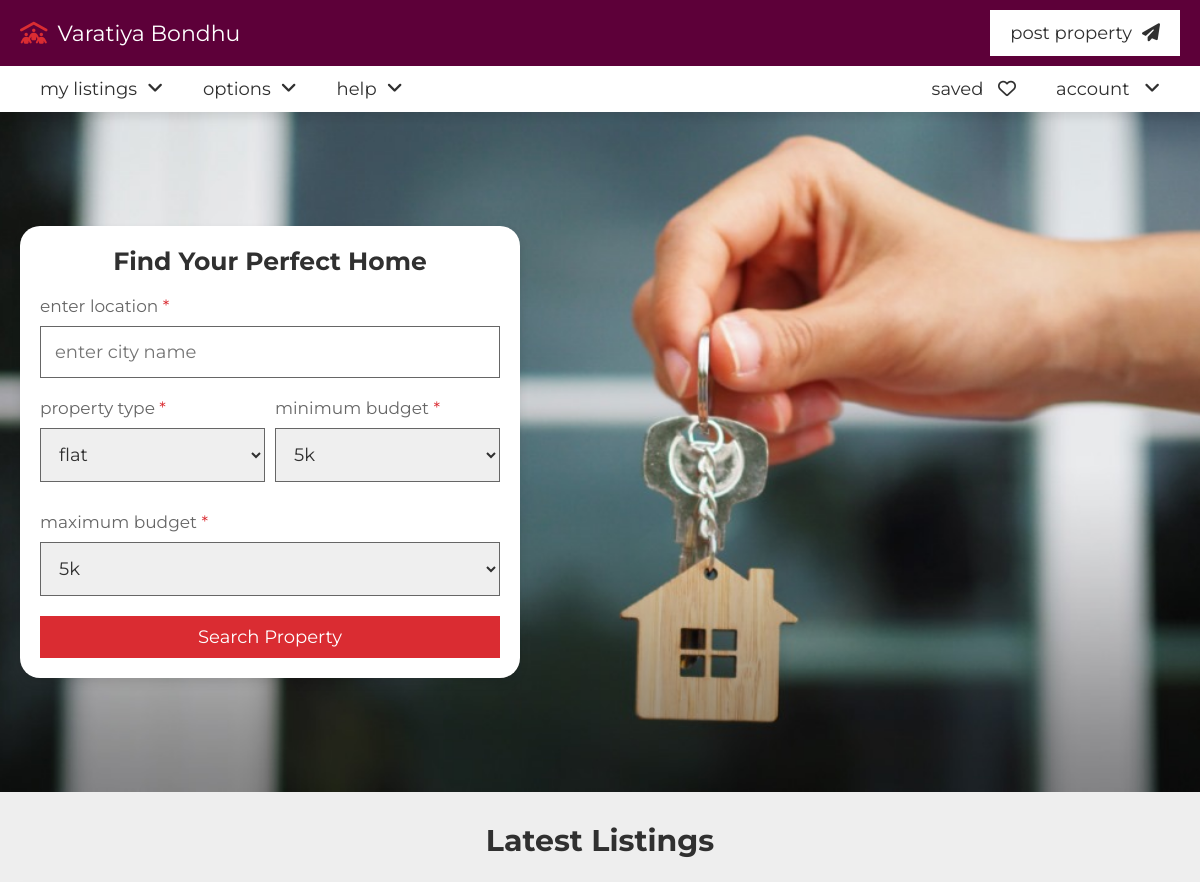
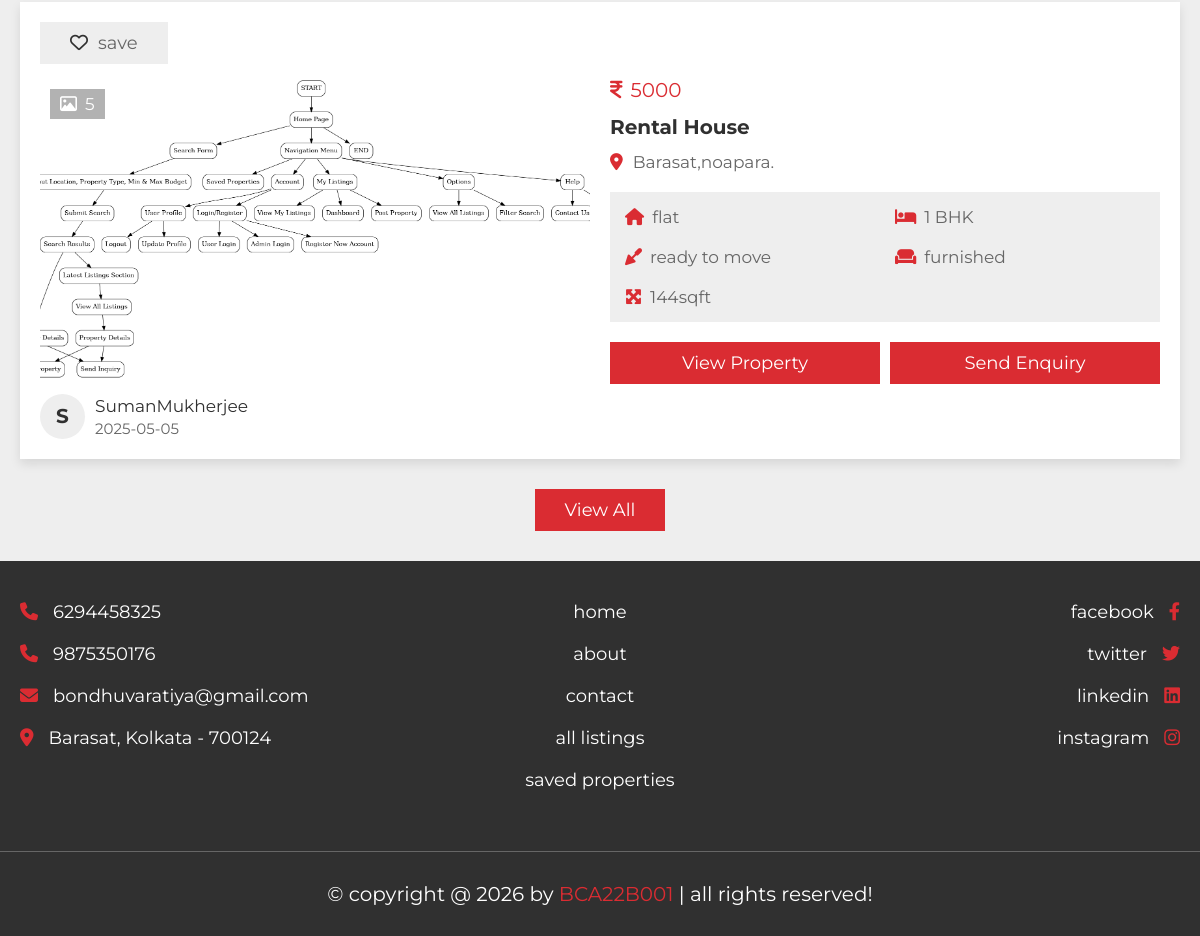
The app's page /home.php with its own data (2 pictures, top to bottom).
### tables this page shows
CREATE TABLE `property` (
  `id` varchar(20) NOT NULL,
  `user_id` varchar(20) NOT NULL,
  `property_name` varchar(50) NOT NULL,
  `address` varchar(100) NOT NULL,
  `price` varchar(10) NOT NULL,
  `type` varchar(10) NOT NULL,
  `status` varchar(50) NOT NULL,
  `furnished` varchar(50) NOT NULL,
  `bhk` varchar(10) NOT NULL,
  `deposite` varchar(10) NOT NULL,
  `bedroom` varchar(10) NOT NULL,
  `bathroom` varchar(10) NOT NULL,
  `balcony` varchar(10) NOT NULL,
  `carpet` varchar(10) NOT NULL,
  `age` varchar(2) NOT NULL,
  `total_floors` varchar(2) NOT NULL,
  `room_floor` varchar(2) NOT NULL,
  `loan` varchar(50) NOT NULL,
  `lift` varchar(3) NOT NULL DEFAULT 'no',
  `security_guard` varchar(3) NOT NULL DEFAULT 'no',
  `play_ground` varchar(3) NOT NULL DEFAULT 'no',
  `garden` varchar(3) NOT NULL DEFAULT 'no',
  `water_supply` varchar(3) NOT NULL DEFAULT 'no',
  `power_backup` varchar(3) NOT NULL DEFAULT 'no',
  `parking_area` varchar(3) NOT NULL DEFAULT 'no',
  `gym` varchar(3) NOT NULL DEFAULT 'no',
  `shopping_mall` varchar(3) NOT NULL DEFAULT 'no',
  `hospital` varchar(3) NOT NULL DEFAULT 'no',
  `school` varchar(3) NOT NULL DEFAULT 'no',
  `market_area` varchar(3) NOT NULL DEFAULT 'no',
  `image_01` varchar(50) NOT NULL,
  `image_02` varchar(50) NOT NULL,
  `image_03` varchar(50) NOT NULL,
  `image_04` varchar(50) NOT NULL,
  `image_05` varchar(50) NOT NULL,
  `description` varchar(1000) NOT NULL,
  `date` date NOT NULL DEFAULT current_timestamp(),
  `video_01` varchar(255) DEFAULT NULL
);

CREATE TABLE `users` (
  `id` varchar(20) NOT NULL,
  `name` varchar(50) NOT NULL,
  `number` varchar(10) NOT NULL,
  `email` varchar(50) NOT NULL,
  `password` varchar(50) NOT NULL,
  `image1` varchar(50) NOT NULL,
  `image2` varchar(50) NOT NULL
);

### home.php (the view, shortened to what this page needs)
<?php
include 'components/connect.php';
if(isset($_COOKIE['user_id'])){
   $user_id = $_COOKIE['user_id'];
}else{
   $user_id = '';
}
?>
<!DOCTYPE html>
<html lang="en">
<head>
   <link rel="stylesheet" href="https://cdnjs.cloudflare.com/ajax/libs/font-awesome/6.2.0/css/all.min.css">
   <link rel="stylesheet" href="css/style.css">
</head>
<body>
<?php include 'components/user_header.php'; ?>
<div class="home">
   <section class="center">
      <form action="search.php" method="post">
         <h3>find your perfect home</h3>
         <div class="box">
            <p>enter location <span>*</span></p>
            <input type="text" name="h_location" required maxlength="100" placeholder="enter city name" class="input">
         </div>
         <div class="flex">
            <div class="box">
               <p>property type <span>*</span></p>
               <select name="h_type" class="input" required>
                  <option value="flat">flat</option>
               </select>
            </div>
            <div class="box">
               <p>minimum budget <span>*</span></p>
               <select name="h_min" class="input" required>
                  <option value="5000">5k</option>
               </select>
            </div>
            <div class="box">
               <p>maximum budget <span>*</span></p>
               <select name="h_max" class="input" required>
                  <option value="5000">5k</option>
               </select>
            </div>
         </div>
         <input type="submit" value="search property" name="h_search" class="btn">
      </form>
   </section>
</div>
<section class="listings">
   <h1 class="heading">latest listings</h1>
   <div class="box-container">
      <?php
         $select_properties = $conn->prepare("SELECT * FROM `property` ORDER BY date DESC LIMIT 4");
         $select_properties->execute();
         if($select_properties->rowCount() > 0){
            while($fetch_property = $select_properties->fetch(PDO::FETCH_ASSOC)){
            $select_user = $conn->prepare("SELECT * FROM `users` WHERE id = ?");
            $select_user->execute([$fetch_property['user_id']]);
            $fetch_user = $select_user->fetch(PDO::FETCH_ASSOC);
            if(!empty($fetch_property['image_02'])){
               $image_coutn_02 = 1;
            }else{
               $image_coutn_02 = 0;
            }
            if(!empty($fetch_property['image_03'])){
               $image_coutn_03 = 1;
            }else{
               $image_coutn_03 = 0;
            }
            if(!empty($fetch_property['image_04'])){
               $image_coutn_04 = 1;
            }else{
               $image_coutn_04 = 0;
            }
            if(!empty($fetch_property['image_05'])){
               $image_coutn_05 = 1;
            }else{
               $image_coutn_05 = 0;
            }
            $total_images = (1 + $image_coutn_02 + $image_coutn_03 + $image_coutn_04 + $image_coutn_05);
            $select_saved = $conn->prepare("SELECT * FROM `saved` WHERE property_id = ? and user_id = ?");
            $select_saved->execute([$fetch_property['id'], $user_id]);
      ?>
      <form action="" method="POST">
         <div class="box">
            <?php
               if($select_saved->rowCount() > 0){
            ?>
            <button type="submit" name="save" class="save"><i class="fas fa-heart"></i><span>saved</span></button>
            <?php
               }else{
            ?>
            <button type="submit" name="save" class="save"><i class="far fa-heart"></i><span>save</span></button>
            <?php
               }
            ?>
            <div class="thumb">
               <p class="total-images"><i class="far fa-image"></i><span><?= $total_images; ?></span></p>
               <img src="uploaded_files/<?= $fetch_property['image_02']; ?>" alt="">
            </div>
            <div class="admin">
               <h3><?= substr($fetch_user['name'], 0, 1); ?></h3>
               <div>
                  <p><?= $fetch_user['name']; ?></p>
                  <span><?= $fetch_property['date']; ?></span>
               </div>
            </div>
         </div>
         <div class="box">
            <div class="price"><i class="fas fa-indian-rupee-sign"></i><span><?= $fetch_property['price']; ?></span></div>
            <h3 class="name"><?= $fetch_property['property_name']; ?></h3>
            <p class="location"><i class="fas fa-map-marker-alt"></i><span><?= $fetch_property['address']; ?></span></p>
            <div class="flex">
               <p><i class="fas fa-house"></i><span><?= $fetch_property['type']; ?></span></p>
               <p><i class="fas fa-bed"></i><span><?= $fetch_property['bhk']; ?> BHK</span></p>
               <p><i class="fas fa-trowel"></i><span><?= $fetch_property['status']; ?></span></p>
               <p><i class="fas fa-couch"></i><span><?= $fetch_property['furnished']; ?></span></p>
               <p><i class="fas fa-maximize"></i><span><?= $fetch_property['carpet']; ?>sqft</span></p>
            </div>
            <div class="flex-btn">
               <a href="view_property.php?get_id=<?= $fetch_property['id']; ?>" class="btn">view property</a>
               <input type="submit" value="send enquiry" name="send" class="btn">
            </div>
         </div>
      </form>
      <?php
         }
      }else{
         echo '<p class="empty">no properties added yet! <a href="post_property.php" style="margin-top:1.5rem;" class="btn">add new</a></p>';
      }
      ?>
   </div>
   <div style="margin-top: 2rem; text-align:center;">
      <a href="listings.php" class="inline-btn">view all</a>
   </div>
</section>
<?php include 'components/footer.php'; ?>
</body>
</html>

### css/style.css (style rules this page uses)
:root { --main-color:#DA2C32; --light-color:#666; --light-bg:#eee; --white:#fff; --black:#303030; --border:.1rem solid var(--light-color); --box-shodow:0 .5rem 1rem rgba(0,0,0,.1); }
* { font-family: 'Montserrat', sans-serif; margin: 0; padding: 0; box-sizing: border-box; outline: none; border: none; text-decoration: none; }
html { font-size: 62.5%; overflow-x: hidden; scroll-behavior: smooth; scroll-padding-top: 10rem; }
body { background-color: var(--light-bg); }
section { padding: 3rem 2rem; max-width: 1200px; margin: 0 auto; }
.heading { text-align: center; padding-bottom: 2.5rem; font-size: 3rem; color: var(--black); text-transform: capitalize; }
.btn, .inline-btn { margin-top: 1rem; padding: 1rem 3rem; background-color: var(--main-color); color: var(--white); cursor: pointer; text-align: center; font-size: 1.8rem; text-transform: capitalize; }
.btn { display: block; width: 100%; }
.inline-btn { display: inline-block; }
.flex-btn { display: flex; gap: 1rem; justify-content: space-between; align-items: flex-end; }
.home { background:url('../images/home-bg.jpg') no-repeat; background-size: cover; background-position: center; }
.home .center { min-height: 85vh; display: flex; align-items: center; justify-content: center; }
.home .center form { background-color: var(--white); padding: 2rem; box-shadow: var(--box-shodow); width: 50rem; }
.home .center form h3 { padding-bottom: 1rem; text-align: center; color: var(--black); text-transform: capitalize; font-size: 2.5rem; }
.home .center form .flex { display: flex; gap:1rem; flex-wrap: wrap; }
.home .center form .box { flex: 1 1 20rem; }
.home .center form .box .input { width: 100%; border: var(--border); padding: 1.4rem; color: var(--black); font-size: 1.8rem; margin: 1rem 0; }
.home .center form .box p { color: var(--light-color); font-size: 1.7rem; padding-top: 1rem; }
.home .center form .box p span { color: var(--main-color); }
.listings .box-container { display: grid; row-gap: 2rem; }
.listings .box-container form { background-color: var(--white); box-shadow: var(--box-shodow); padding: 2rem; display: flex; gap: 2rem; flex-wrap: wrap; align-items: center; }
.listings .box-container form .box { flex: 1 1 40rem; overflow-x: hidden; }
.listings .box-container form .box .thumb { height: 30rem; position: relative; margin: 1.5rem 0; }
.listings .box-container form .box .thumb img { height: 100%; width: 100%; object-fit: cover; }
.listings .box-container form .box .save { padding: 1rem 3rem; background-color: var(--light-bg); font-size: 1.8rem; cursor: pointer; }
.listings .box-container form .box .save i { margin-right: 1rem; color: var(--black); }
.listings .box-container form .box .save span { color: var(--light-color); }
.listings .box-container form .box .thumb .total-images { position: absolute; top: 1rem; left: 1rem; background-color: rgba(0,0,0,.3); color: var(--white); padding:.5rem 1rem; font-size: 1.7rem; }
.listings .box-container form .box .thumb .total-images i { margin-right: .8rem; }
.listings .box-container form .box .admin { display: flex; align-items: center; gap: 1rem; }
.listings .box-container form .box .admin h3 { height: 4.5rem; line-height: 4.4rem; width: 4.5rem; border-radius: 50%; font-size: 2rem; color: var(--black); background-color: var(--light-bg); text-align:center; text-transform: uppercase; }
.listings .box-container form .box .admin p { padding-bottom: .3rem; color: var(--black); font-size: 1.7rem; }
.listings .box-container form .box .admin span { color: var(--light-color); font-size: 1.5rem; }
.listings .box-container form .box .price { font-size: 2rem; color: var(--main-color); }
.listings .box-container form .box .price i { margin-right: .8rem; }
.listings .box-container form .box .name { font-size: 2rem; padding: 1rem 0; color: var(--black); line-height: 1.5; text-overflow: ellipsis; }
.listings .box-container form .box .location { font-size: 1.7rem; color: var(--light-color); padding-bottom: 1rem; }
.listings .box-container form .box .location i { margin-right: 1rem; color: var(--main-color); }
.listings .box-container form .box .flex { margin: 1rem 0; background-color: var(--light-bg); padding: 1.5rem; display: flex; flex-wrap: wrap; justify-content: space-between; gap: 2rem; }
.listings .box-container form .box .flex p { font-size: 1.7rem; flex: 1 1 20rem; }
.listings .box-container form .box .flex p i { color: var(--main-color); margin-right: .8rem; }
.listings .box-container form .box .flex p span { color: var(--light-color); }

### records on screen
property: total_images "5", image_02 (picture), user.name "S", user.name "SumanMukherjee", date "2025-05-05", price "5000", property_name "Rental House", address "Barasat,noapara.", type "flat", bhk "1", status "ready to move", furnished "furnished", carpet "144"
